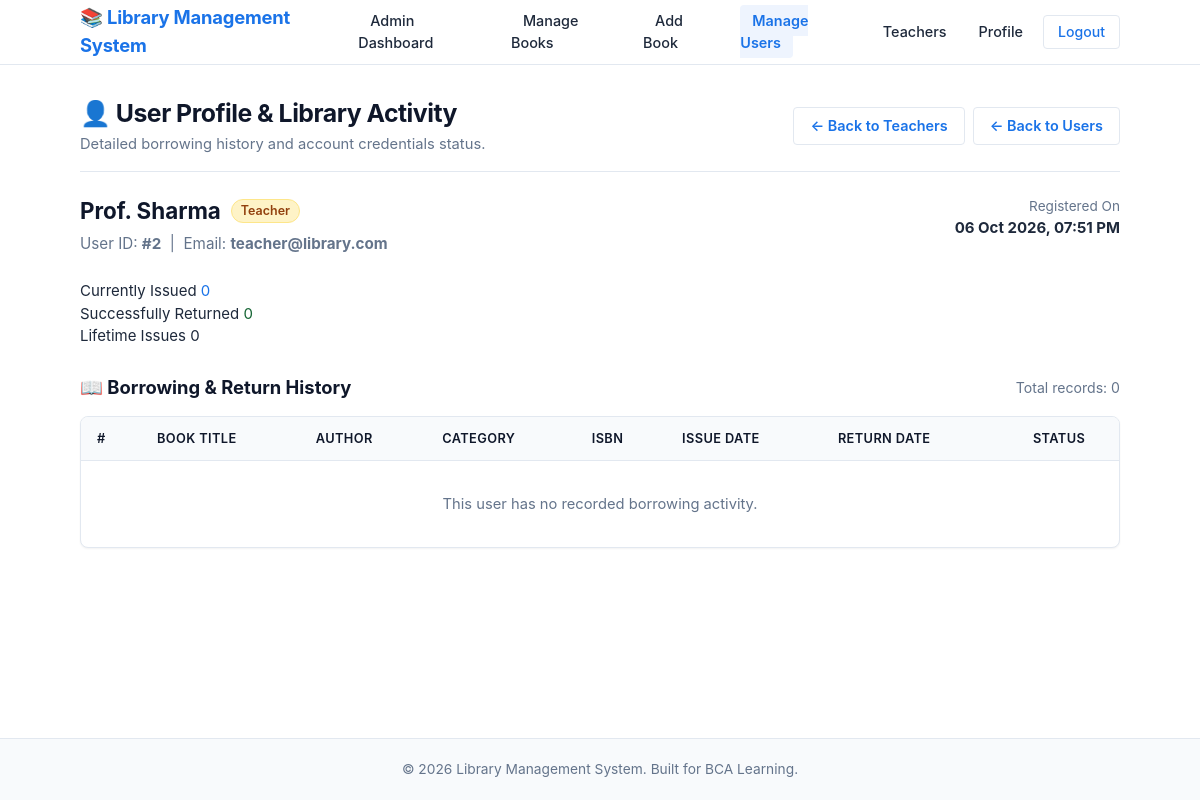
The app's page /admin/user-details.php?id=2 (signed in) with its own data.
### tables this page shows
CREATE TABLE users (
    id INT AUTO_INCREMENT PRIMARY KEY,
    name VARCHAR(100) NOT NULL,
    email VARCHAR(150) NOT NULL UNIQUE,
    password VARCHAR(255) NOT NULL,
    role VARCHAR(20) NOT NULL DEFAULT 'student',
    created_at TIMESTAMP DEFAULT CURRENT_TIMESTAMP
);

### admin/user-details.php (the view, shortened to what this page needs)
<?php
require_once '../config/db.php';
$user_id = isset($_GET['id']) ? (int)$_GET['id'] : 0;
$user = null;
$activity = [];
$total_history = 0;
$active_count = 0;
$returned_count = 0;
$error_message = '';
try {
    $stmt_user = $pdo->prepare("
        SELECT id, name, email, role, created_at
        FROM users
        WHERE id = :id
        LIMIT 1
    ");
    $stmt_user->execute([':id' => $user_id]);
    $user = $stmt_user->fetch();
    if (!$user) {
        $error_message = "User not found or has been removed.";
    } else {
        $stmt_history = $pdo->prepare("
            SELECT
                ib.id AS issue_id,
                ib.book_id,
                ib.issue_date,
                ib.return_date,
                ib.status,
                b.title,
                b.author,
                b.isbn,
                b.category
            FROM issued_books ib
            JOIN books b ON ib.book_id = b.id
            WHERE ib.user_id = :user_id
            ORDER BY ib.id DESC
        ");
        $stmt_history->execute([':user_id' => $user_id]);
        $activity = $stmt_history->fetchAll();
        $total_history = count($activity);
    }
} catch (PDOException $e) {
    error_log("User details query error: " . $e->getMessage());
    $error_message = "An error occurred while retrieving user details.";
}
include '../includes/header.php';
include '../includes/navbar.php';
?>
<main class="main-content">
    <div class="container">
        <div class="page-header-flex">
            <div>
                <h1>👤 User Profile & Library Activity</h1>
                <p>Detailed borrowing history and account credentials status.</p>
            </div>
            <div style="display: flex; gap: 8px;">
                <?php if ($user && $user['role'] === 'teacher'): ?>
                    <a href="teacher-details.php" class="btn btn-outline">← Back to Teachers</a>
                <?php endif; ?>
                <a href="users.php" class="btn btn-outline">← Back to Users</a>
            </div>
        </div>
        <?php if (!empty($error_message)): ?>
            <div class="alert alert-error">
                <?php echo htmlspecialchars($error_message); ?>
            </div>
            <div style="margin-top: 16px;">
                <a href="users.php" class="btn btn-primary">Return to User Directory</a>
            </div>
        <?php else: ?>
            <div class="card" style="margin-bottom: 24px;">
                <div style="display: flex; justify-content: space-between; align-items: flex-start; flex-wrap: wrap; gap: 16px;">
                    <div>
                        <div style="display: flex; align-items: center; gap: 10px; margin-bottom: 8px;">
                            <h2 style="font-size: 1.4rem; margin: 0;"><?php echo htmlspecialchars($user['name']); ?></h2>
                            <?php if ($user['role'] === 'admin'): ?>
                                <span class="badge badge-danger">Admin</span>
                            <?php elseif ($user['role'] === 'teacher'): ?>
                                <span class="badge badge-category" style="background-color: #fef3c7; color: #92400e; border-color: #fde68a;">Teacher</span>
                            <?php else: ?>
                                <span class="badge badge-category">Student</span>
                            <?php endif; ?>
                        </div>
                        <p style="color: var(--text-muted); margin: 0; font-size: 0.95rem;">
                            User ID: <strong>#<?php echo (int)$user['id']; ?></strong> &nbsp;|&nbsp;
                            Email: <strong><?php echo htmlspecialchars($user['email']); ?></strong>
                        </p>
                    </div>
                    <div style="text-align: right;">
                        <span style="font-size: 0.85rem; color: var(--text-muted); display: block;">Registered On</span>
                        <strong><?php echo date('d M Y, h:i A', strtotime($user['created_at'])); ?></strong>
                    </div>
                </div>
            </div>
            <div class="stat-grid" style="margin-bottom: 28px;">
                <div class="stat-card">
                    <span class="stat-label">Currently Issued</span>
                    <span class="stat-value" style="color: var(--primary);"><?php echo $active_count; ?></span>
                </div>
                <div class="stat-card">
                    <span class="stat-label">Successfully Returned</span>
                    <span class="stat-value" style="color: var(--success-text);"><?php echo $returned_count; ?></span>
                </div>
                <div class="stat-card">
                    <span class="stat-label">Lifetime Issues</span>
                    <span class="stat-value"><?php echo $total_history; ?></span>
                </div>
            </div>
            <div class="card">
                <div style="display: flex; justify-content: space-between; align-items: center; margin-bottom: 16px;">
                    <h3 style="font-size: 1.15rem; margin: 0;">📖 Borrowing & Return History</h3>
                    <span style="font-size: 0.88rem; color: var(--text-muted);">
                        Total records: <?php echo $total_history; ?>
                    </span>
                </div>
                <div class="table-responsive">
                    <table class="table">
                        <thead>
                            <tr>
                                <th style="width: 60px;">#</th>
                                <th>Book Title</th>
                                <th>Author</th>
                                <th>Category</th>
                                <th>ISBN</th>
                                <th>Issue Date</th>
                                <th>Return Date</th>
                                <th style="text-align: center;">Status</th>
                            </tr>
                        </thead>
                        <tbody>
                            <?php if (empty($activity)): ?>
                                <tr>
                                    <td colspan="8" style="text-align: center; padding: 32px; color: var(--text-muted);">
                                        This user has no recorded borrowing activity.
                                    </td>
                                </tr>
                            <?php endif; ?>
                        </tbody>
                    </table>
                </div>
            </div>
        <?php endif; ?>
    </div>
</main>
<?php include '../includes/footer.php'; ?>

### assets/css/style.css (style rules this page uses)
:root { --primary: #1a73e8; --primary-hover: #1557b0; --primary-light: #eef4fe; --primary-border: #c2dbfe; --text-dark: #0f172a; --text-body: #1e293b; --text-muted: #64748b; --text-light: #94a3b8; --bg-page: #ffffff; --bg-subtle: #f8fafc; --bg-light: #f8fafc; --bg-card: #ffffff; --border-color: #e2e8f0; --border-light: #f1f5f9; --success-bg: #f0fdf4; --success-text: #166534; --success-border: #bbf7d0; --error-bg: #fef2f2; --error-text: #991b1b; --error-border: #fecaca; --radius-sm: 4px; --radius: 8px; --radius-lg: 12px; --radius-pill: 9999px; --shadow-sm: 0 1px 2px 0 rgba(0, 0, 0, 0.05); --shadow-md: 0 2px 4px -1px rgba(0, 0, 0, 0.06), 0 1px 2px -1px rgba(0, 0, 0, 0.04); }
* { margin: 0; padding: 0; box-sizing: border-box; }
body { font-family: -apple-system, BlinkMacSystemFont, "Segoe UI", Roboto, Oxygen, Ubuntu, Cantarell, "Helvetica Neue", sans-serif; color: var(--text-body); background-color: var(--bg-page); line-height: 1.5; font-size: 15px; display: flex; flex-direction: column; min-height: 100vh; -webkit-font-smoothing: antialiased; }
.container { width: 100%; max-width: 1080px; margin: 0 auto; padding: 0 20px; }
.main-content { flex: 1; padding: 32px 0 48px; }
h1, h2, h3, h4 { color: var(--text-dark); font-weight: 700; line-height: 1.3; }
.page-header-flex { display: flex; justify-content: space-between; align-items: center; margin-bottom: 24px; padding-bottom: 16px; border-bottom: 1px solid var(--border-color); flex-wrap: wrap; gap: 16px; }
.page-header-flex h1 { font-size: 1.55rem; letter-spacing: -0.02em; }
.page-header-flex p { color: var(--text-muted); font-size: 0.92rem; margin-top: 4px; }
.btn { display: inline-flex; align-items: center; justify-content: center; font-family: inherit; font-size: 0.9rem; font-weight: 600; padding: 8px 16px; border-radius: var(--radius-sm); text-decoration: none; cursor: pointer; border: 1px solid transparent; transition: all 0.15s ease; line-height: 1.4; }
.btn-outline { background-color: transparent; color: var(--primary) !important; border-color: var(--border-color); }
.table-responsive { overflow-x: auto; background-color: var(--bg-card); border: 1px solid var(--border-color); border-radius: var(--radius); box-shadow: var(--shadow-sm); margin-bottom: 24px; }
.table { width: 100%; border-collapse: collapse; text-align: left; font-size: 0.92rem; }
.table th, .table td { padding: 12px 16px; border-bottom: 1px solid var(--border-color); vertical-align: middle; }
.table th { background-color: var(--bg-subtle); color: var(--text-dark); font-weight: 600; font-size: 0.8rem; text-transform: uppercase; letter-spacing: 0.03em; }
.table tbody tr:last-child td { border-bottom: none; }
.badge { display: inline-block; padding: 3px 9px; border-radius: var(--radius-pill); font-size: 0.78rem; font-weight: 600; line-height: 1.3; }
.badge-category { background-color: var(--primary-light); color: var(--primary); border: 1px solid var(--primary-border); }

### records on screen
users: name "Prof. Sharma", id "2", email "teacher@library.com", created_at "06 Oct 2026, 07:51 PM"

### other values on screen
$active_count "0"
$returned_count "0"
$total_history "0"
